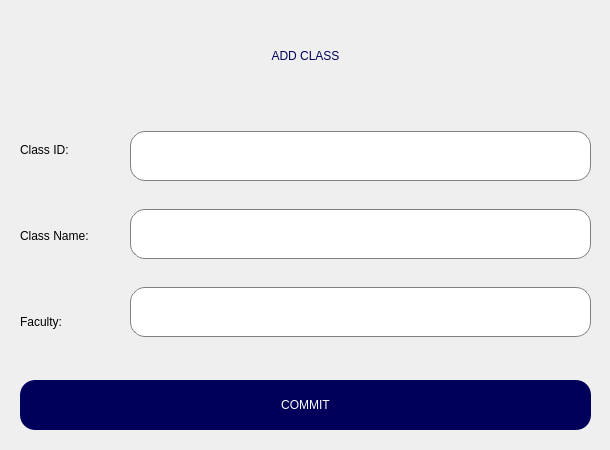
<?xml version="1.0" encoding="UTF-8"?>
<ui version="4.0">
 <class>AddClassDialog</class>
 <widget class="QDialog" name="AddClassDialog">
  <property name="geometry">
   <rect>
    <x>0</x>
    <y>0</y>
    <width>610</width>
    <height>450</height>
   </rect>
  </property>
  <property name="windowTitle">
   <string>Add Class</string>
  </property>
  <widget class="QWidget" name="verticalLayoutWidget_11">
   <property name="geometry">
    <rect>
     <x>130</x>
     <y>110</y>
     <width>461</width>
     <height>251</height>
    </rect>
   </property>
   <layout class="QVBoxLayout" name="verticalLayout_13">
    <property name="spacing">
     <number>7</number>
    </property>
    <item>
     <widget class="QLineEdit" name="lineEdit_id_4">
      <property name="sizePolicy">
       <sizepolicy hsizetype="Expanding" vsizetype="Expanding">
        <horstretch>0</horstretch>
        <verstretch>0</verstretch>
       </sizepolicy>
      </property>
      <property name="maximumSize">
       <size>
        <width>16777215</width>
        <height>50</height>
       </size>
      </property>
      <property name="sizeIncrement">
       <size>
        <width>0</width>
        <height>10</height>
       </size>
      </property>
      <property name="styleSheet">
       <string notr="true">QLineEdit {
    border: 1px solid gray;
    border-radius: 15px; /* Bo góc */
    padding: 10px;
    font: 500 15px &quot;Cambria&quot;;
    background: white;
    padding-right: 20px; /* Chừa khoảng trống bên phải */
}</string>
      </property>
     </widget>
    </item>
    <item>
     <widget class="QLineEdit" name="lineEdit_fullname_4">
      <property name="sizePolicy">
       <sizepolicy hsizetype="Expanding" vsizetype="Expanding">
        <horstretch>0</horstretch>
        <verstretch>0</verstretch>
       </sizepolicy>
      </property>
      <property name="maximumSize">
       <size>
        <width>16777215</width>
        <height>50</height>
       </size>
      </property>
      <property name="sizeIncrement">
       <size>
        <width>0</width>
        <height>10</height>
       </size>
      </property>
      <property name="styleSheet">
       <string notr="true">QLineEdit {
    border: 1px solid gray;
    border-radius: 15px; /* Bo góc */
    padding: 10px;
    font: 500 15px &quot;Cambria&quot;;
    background: white;
    padding-right: 20px; /* Chừa khoảng trống bên phải */
}</string>
      </property>
     </widget>
    </item>
    <item>
     <widget class="QLineEdit" name="lineEdit_mail_4">
      <property name="sizePolicy">
       <sizepolicy hsizetype="Expanding" vsizetype="Expanding">
        <horstretch>0</horstretch>
        <verstretch>0</verstretch>
       </sizepolicy>
      </property>
      <property name="maximumSize">
       <size>
        <width>16777215</width>
        <height>50</height>
       </size>
      </property>
      <property name="sizeIncrement">
       <size>
        <width>0</width>
        <height>10</height>
       </size>
      </property>
      <property name="styleSheet">
       <string notr="true">QLineEdit {
    border: 1px solid gray;
    border-radius: 15px; /* Bo góc */
    padding: 10px;
    font: 500 15px &quot;Cambria&quot;;
    background: white;
    padding-right: 20px; /* Chừa khoảng trống bên phải */
}</string>
      </property>
     </widget>
    </item>
   </layout>
  </widget>
  <widget class="QPushButton" name="pushButton_updateinfo_2">
   <property name="geometry">
    <rect>
     <x>20</x>
     <y>380</y>
     <width>571</width>
     <height>50</height>
    </rect>
   </property>
   <property name="minimumSize">
    <size>
     <width>0</width>
     <height>40</height>
    </size>
   </property>
   <property name="maximumSize">
    <size>
     <width>16777215</width>
     <height>50</height>
    </size>
   </property>
   <property name="styleSheet">
    <string notr="true">color: rgb(255, 255, 255);
border-radius: 15px;
background-color: rgb(0,0,90);
font: 2000 12pt &quot;Arial&quot;;</string>
   </property>
   <property name="text">
    <string>COMMIT</string>
   </property>
  </widget>
  <widget class="QWidget" name="verticalLayoutWidget_10">
   <property name="geometry">
    <rect>
     <x>20</x>
     <y>110</y>
     <width>101</width>
     <height>251</height>
    </rect>
   </property>
   <layout class="QVBoxLayout" name="verticalLayout_12">
    <property name="spacing">
     <number>7</number>
    </property>
    <item>
     <widget class="QLabel" name="label_18">
      <property name="styleSheet">
       <string notr="true">font: 1000 10pt &quot;Cambria&quot;;</string>
      </property>
      <property name="text">
       <string>Class ID:</string>
      </property>
     </widget>
    </item>
    <item>
     <widget class="QLabel" name="label_19">
      <property name="styleSheet">
       <string notr="true">font: 1000 10pt &quot;Cambria&quot;;</string>
      </property>
      <property name="text">
       <string>Class Name:</string>
      </property>
     </widget>
    </item>
    <item>
     <widget class="QLabel" name="label_20">
      <property name="styleSheet">
       <string notr="true">font: 1000 10pt &quot;Cambria&quot;;</string>
      </property>
      <property name="text">
       <string>Faculty:</string>
      </property>
     </widget>
    </item>
   </layout>
  </widget>
  <widget class="QLabel" name="label">
   <property name="geometry">
    <rect>
     <x>20</x>
     <y>30</y>
     <width>571</width>
     <height>51</height>
    </rect>
   </property>
   <property name="styleSheet">
    <string notr="true">color: rgb(0, 0, 90);
font: 5000 22pt &quot;Arial&quot;;</string>
   </property>
   <property name="text">
    <string>ADD CLASS</string>
   </property>
   <property name="alignment">
    <set>Qt::AlignCenter</set>
   </property>
  </widget>
 </widget>
 <resources/>
 <connections/>
</ui>
